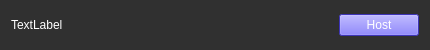
<?xml version="1.0" encoding="UTF-8"?>
<ui version="4.0">
 <class>file_object</class>
 <widget class="QWidget" name="file_object">
  <property name="geometry">
   <rect>
    <x>0</x>
    <y>0</y>
    <width>430</width>
    <height>50</height>
   </rect>
  </property>
  <property name="minimumSize">
   <size>
    <width>430</width>
    <height>50</height>
   </size>
  </property>
  <property name="maximumSize">
   <size>
    <width>430</width>
    <height>150</height>
   </size>
  </property>
  <property name="windowTitle">
   <string>Form</string>
  </property>
  <property name="styleSheet">
   <string notr="true">background-color: rgb(48, 48, 48);
border-color: rgb(255, 255, 255);</string>
  </property>
  <layout class="QHBoxLayout" name="horizontalLayout">
   <item>
    <widget class="QLabel" name="name">
     <property name="styleSheet">
      <string notr="true">background-color: rgb(48, 48, 48);
color: rgb(255, 255, 255);</string>
     </property>
     <property name="text">
      <string>TextLabel</string>
     </property>
    </widget>
   </item>
   <item>
    <widget class="QWidget" name="widget_2" native="true">
     <property name="maximumSize">
      <size>
       <width>3</width>
       <height>16777215</height>
      </size>
     </property>
     <property name="styleSheet">
      <string notr="true">background-color: rgb(255, 255, 255);</string>
     </property>
    </widget>
   </item>
   <item>
    <spacer name="horizontalSpacer">
     <property name="orientation">
      <enum>Qt::Horizontal</enum>
     </property>
     <property name="sizeHint" stdset="0">
      <size>
       <width>40</width>
       <height>20</height>
      </size>
     </property>
    </spacer>
   </item>
   <item>
    <widget class="QPushButton" name="host_button">
     <property name="styleSheet">
      <string notr="true">background-color: rgb(86, 73, 255); color: rgb(255, 255, 255);</string>
     </property>
     <property name="text">
      <string>Host</string>
     </property>
    </widget>
   </item>
  </layout>
 </widget>
 <resources/>
 <connections/>
</ui>
